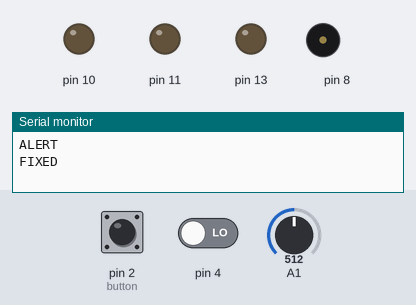
Bench run of a sketch on a simulated Arduino Leonardo, built with avr-gcc and run on an emulated ATmega32U4. Shown: output pins drawn as LEDs (lit = HIGH), buzzer (waves = sounding), the last lines printed to the serial monitor. Dashed ring = blinking. The test bench sets the inputs (shaded band); at power-on: pin 4 LOW, A1 = 512, pin 2 (button) HIGH.

Above: at 1.2 s.
1.3 s: pin 4 driven HIGH
At 4.02 s:
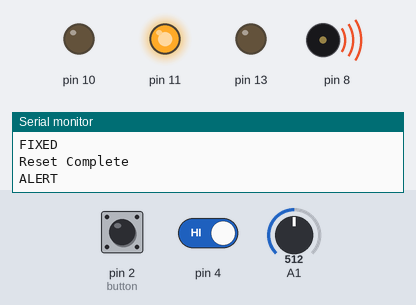
4.3 s: A1 set to 991
7.3 s: A1 set to 1018
At 7.6 s:
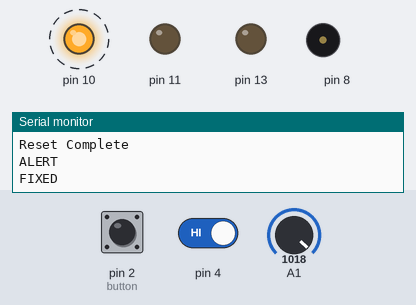
10.3 s: A1 set to 990
At 10.51 s:
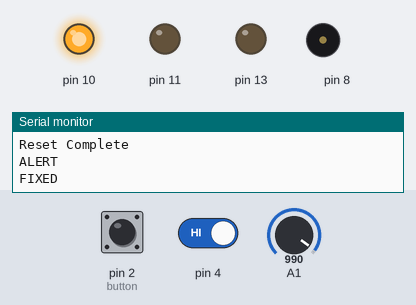
13.3 s: A1 set to 1010
At 16.1 s:
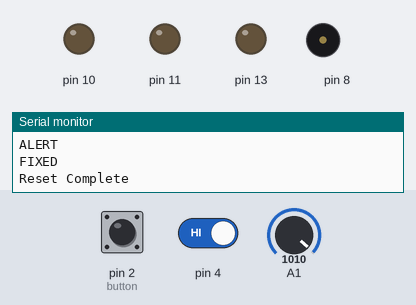
16.3 s: A1 set to 900
At 16.62 s:
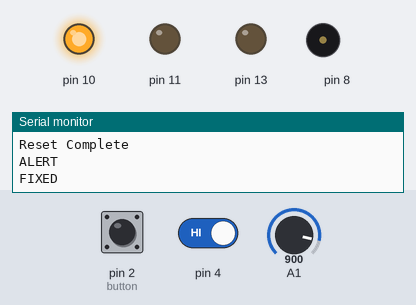
Timing chart, 0 to 20.3 s (numbered marks = the images above; inputs shaded):
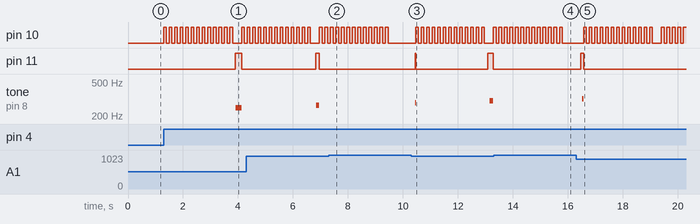

The sketch:

main.ino
```cpp
#include <Arduino_FreeRTOS.h>
#include <semphr.h>  // add the FreeRTOS functions for Semaphores (or Flags).

#define INCLUDE_vTaskSuspend                    1

// Declare a mutex Semaphore Handle which we will use to manage the Serial Port.
// It will be used to ensure only one Task is accessing this resource at any time.
SemaphoreHandle_t xSerialSemaphore;

// define Tasks
void TaskManualOverwrite( void *pvParameters );
void TaskTiltSwitch( void *pvParameters );
void TaskAlarm (void *pvParameters );


// Var
int alarm_on;
int alarmValue = 0;

// Handles to Pause/Resume tasks
TaskHandle_t xTiltHandle = NULL;
TaskHandle_t xAlertHandle = NULL;

// the setup function runs once when you press reset or power the board
void setup() {
  // Set-up INPUT/OUTPUT
  pinMode(10, OUTPUT);
  pinMode(11, OUTPUT);
  pinMode(13, OUTPUT);
  pinMode(2, INPUT);


  // initialize serial communication at 9600 bits per second:
  Serial.begin(9600);

  while (!Serial) {
    ; // wait for serial port to connect. Needed for native USB, on LEONARDO, MICRO, YUN, and other 32u4 based boards.
  }

  // Semaphores are useful to stop a Task proceeding, where it should be paused to wait,
  // because it is sharing a resource, such as the Serial port.
  // Semaphores should only be used whilst the scheduler is running, but we can set it up here.
  if ( xSerialSemaphore == NULL )  // Check to confirm that the Serial Semaphore has not already been created.
  {
    xSerialSemaphore = xSemaphoreCreateMutex();  // Create a mutex semaphore we will use to manage the Serial Port
    if ( ( xSerialSemaphore ) != NULL )
      xSemaphoreGive( ( xSerialSemaphore ) );  // Make the Serial Port available for use, by "Giving" the Semaphore.
  }

  xTaskCreate(
    TaskTiltSwitch
    ,  "TiltSwitch" // Name
    ,  128  // Stack size
    ,  NULL //Parameters
    ,  1  // Priority
    ,  &xTiltHandle ); //Task Handle

  xTaskCreate(
    TaskManualOverwrite
    , "ManualOverwrite" // Name
    , 128 // Stack size
    , NULL //Parameters
    , 2 // Priority
    , NULL); //Task Handle

  xTaskCreate(
    TaskAlarm
    , "Alarm" // Name
    , 128 // Stack size
    , NULL //Parameters
    , 1 // Priority
    , &xAlertHandle); //Task Handle

  // Now the Task scheduler, which takes over control of scheduling individual Tasks, is automatically started.
}

void loop()
{
  // Empty. Things are done in Tasks.
}

/*--------------------------------------------------*/
/*---------------------- Tasks ---------------------*/
/*--------------------------------------------------*/

void TaskTiltSwitch( void *pvParameters __attribute__((unused)) )  // This is a Task.
{

  for (;;)
  {
    // read the input on analog pin 0:
    int sensorValue = analogRead(A1);

    // See if we can obtain or "Take" the Serial Semaphore.
    // If the semaphore is not available, wait 5 ticks of the Scheduler to see if it becomes free.
    if ( xSemaphoreTake( xSerialSemaphore, ( TickType_t ) 5 ) == pdTRUE )
    {
      // We were able to obtain or "Take" the semaphore and can now access the shared resource.
      // We want to have the Serial Port for us alone, as it takes some time to print,
      // so we don't want it getting stolen during the middle of a conversion.
      // print out the value you read:
      if ( sensorValue < 1000 && alarm_on != 1) {
        alarm_on = 1;
        Serial.println("ALERT");
        digitalWrite(11, HIGH);
      }

      xSemaphoreGive( xSerialSemaphore ); // Now free or "Give" the Serial Port for others.
    }

    vTaskDelay(15);  // one tick delay (15ms) in between reads for stability
  }
}

void TaskManualOverwrite( void *pvParameters __attribute__((unused)) )  // This is a Task.
{
  for (;;)
  {
    int overwriteState = digitalRead(2); // Read FIXED-button

    if ( xSemaphoreTake( xSerialSemaphore, ( TickType_t ) 5 ) == pdTRUE )
    {
      if (overwriteState == LOW) {}

      // If the FIXED-BUTTON is pressed and the wheelchair is fallen over apply logic
      else if (overwriteState == HIGH && alarm_on == 1) {
        Serial.println("FIXED");
        digitalWrite(11, LOW);
        alarm_on = 0;
        noTone(8);

        while(digitalRead(4) == LOW) {
          vTaskSuspend(xTiltHandle);
        }

        // Use LED to indicate that reset is complete
        int LED_ON = 0;
        for (int i = 1; i <= 26; ++i) {
           if (LED_ON == 0) {
              digitalWrite(10, HIGH);
              LED_ON = 1;
           }
           else {
            digitalWrite(10, LOW);
            LED_ON = 0;
           }
           delay(100);
        }


        Serial.println("Reset Complete");
        // Resume the Tilt-switch task
        vTaskResume(xTiltHandle);
      }


    xSemaphoreGive( xSerialSemaphore );
    }

    vTaskDelay(15);
  }
}


void TaskAlarm( void *pvParameters __attribute__((unused)) )  // This is a Task.
{

  // The alarm ranges from tones 0 to 180, using a sinus, start at 0
  int toneVal;
  float sinVal;
  for (;;) // A Task shall never return or exit.
  {
    // If wheelchair is fallen over, play an alarm
    if (alarm_on == 1) {
      sinVal = (sin(alarmValue*(3.1412/180)));
      toneVal = 250 + int(sinVal*200);
      tone(8, toneVal);
      alarmValue += 5;

      if (alarmValue >= 180) {
        alarmValue = 0;
      }
    }

    vTaskDelay(15);  // one tick delay (15ms) in between reads for stability
  }
}
```

Measured:
- the behaviour switches between 999 and 1000 on A1 (found by bisection; images 1 and 2)
- after the input at 1.3 s, pin 10: goes 12 × (HIGH 0.10 s, LOW 0.10 s), HIGH 0.10 s, LOW 0.33 s, HIGH 0.10 s, then LOW, starting at once; pin 11: LOW → HIGH after 2.6 s, → LOW 0.22 s later; tone on pin 8: silent → 250 Hz after 2.6 s, → silent 0.20 s later
- after the input at 7.3 s, pin 10: goes on until 9.5 s, then stays LOW; pin 11: stays LOW (without the input it goes to HIGH after 2.5 s); tone on pin 8: stays silent (without the input it goes to 284 Hz after 2.5 s)
- after the input at 10.3 s, pin 10: goes 12 × (HIGH 0.10 s, LOW 0.10 s), HIGH 0.10 s, LOW 0.33 s, then HIGH, starting after 0.16 s; pin 11: LOW → HIGH after 0.15 s, → LOW 0.02 s later, → HIGH 2.6 s later, → LOW 0.21 s later; tone on pin 8: silent → 284 Hz after 0.15 s, → silent 0.01 s later, → 301 Hz 2.7 s later, → silent 0.14 s later
- after the input at 13.3 s, pin 11: stays LOW (without the input it goes to HIGH after 2.7 s); tone on pin 8: stays silent (without the input it goes to 318 Hz after 2.8 s)
- after the input at 16.3 s, pin 10: goes 12 × (HIGH 0.10 s, LOW 0.10 s), HIGH 0.10 s, LOW 0.33 s, 4 × (HIGH 0.10 s, LOW 0.10 s), then HIGH, starting after 0.27 s; pin 11: LOW → HIGH after 0.17 s, → LOW 0.11 s later; tone on pin 8: silent → 318 Hz after 0.23 s, → silent 0.04 s later
